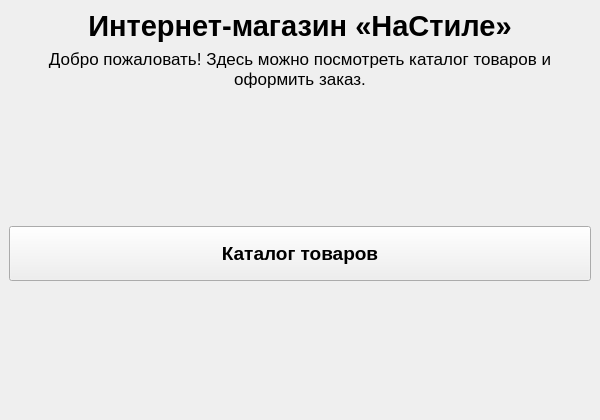
<?xml version="1.0" encoding="UTF-8"?>
<ui version="4.0">
 <class>MainWindow</class>
 <widget class="QMainWindow" name="MainWindow">
  <property name="geometry">
   <rect>
    <x>0</x>
    <y>0</y>
    <width>600</width>
    <height>420</height>
   </rect>
  </property>
  <property name="windowTitle">
   <string>Интернет магазин</string>
  </property>
  <widget class="QWidget" name="centralwidget">
   <layout class="QVBoxLayout" name="verticalLayout">
    <item>
     <widget class="QLabel" name="titleLabel">
      <property name="font">
       <font>
        <pointsize>22</pointsize>
        <bold>true</bold>
       </font>
      </property>
      <property name="text">
       <string>Интернет-магазин «НаСтиле»</string>
      </property>
      <property name="alignment">
       <set>Qt::AlignmentFlag::AlignCenter</set>
      </property>
     </widget>
    </item>
    <item>
     <widget class="QLabel" name="descriptionLabel">
      <property name="font">
       <font>
        <pointsize>13</pointsize>
       </font>
      </property>
      <property name="text">
       <string>Добро пожаловать! Здесь можно посмотреть каталог товаров и оформить заказ.</string>
      </property>
      <property name="alignment">
       <set>Qt::AlignmentFlag::AlignCenter</set>
      </property>
      <property name="wordWrap">
       <bool>true</bool>
      </property>
     </widget>
    </item>
    <item>
     <spacer name="verticalSpacerTop">
      <property name="orientation">
       <enum>Qt::Orientation::Vertical</enum>
      </property>
      <property name="sizeHint" stdset="0">
       <size>
        <width>20</width>
        <height>40</height>
       </size>
      </property>
     </spacer>
    </item>
    <item>
     <widget class="QPushButton" name="catalogButton">
      <property name="minimumSize">
       <size>
        <width>250</width>
        <height>55</height>
       </size>
      </property>
      <property name="font">
       <font>
        <pointsize>14</pointsize>
        <bold>true</bold>
       </font>
      </property>
      <property name="text">
       <string>Каталог товаров</string>
      </property>
     </widget>
    </item>
    <item>
     <spacer name="verticalSpacerBottom">
      <property name="orientation">
       <enum>Qt::Orientation::Vertical</enum>
      </property>
      <property name="sizeHint" stdset="0">
       <size>
        <width>20</width>
        <height>80</height>
       </size>
      </property>
     </spacer>
    </item>
   </layout>
  </widget>
 </widget>
 <resources/>
 <connections/>
</ui>
